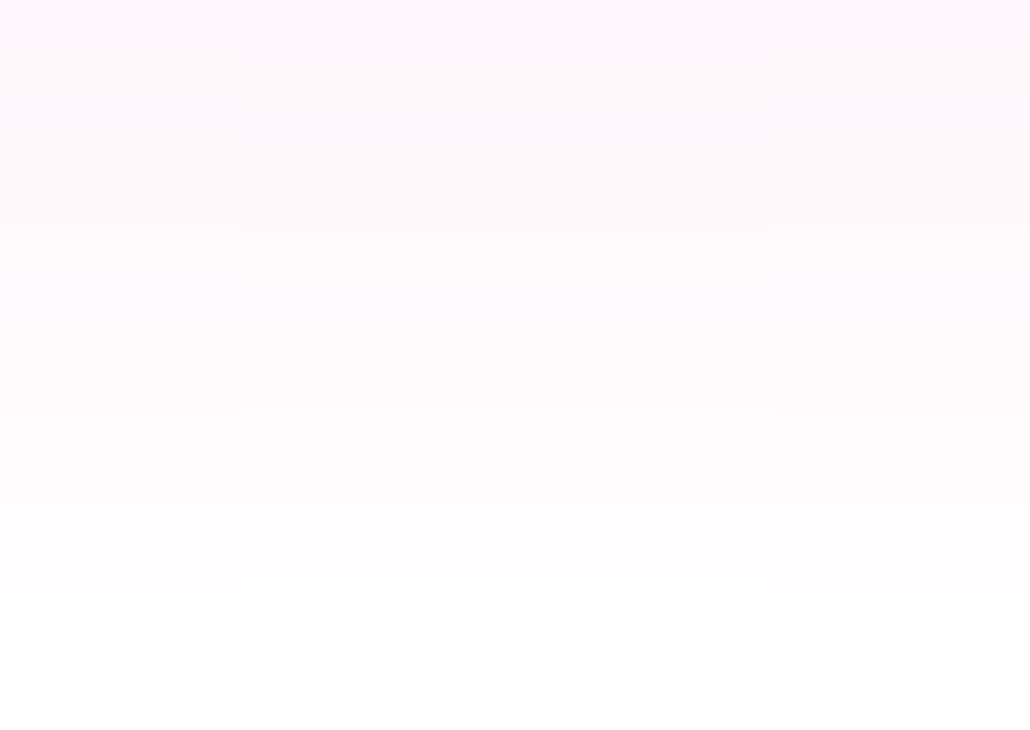
<?xml version="1.0" encoding="UTF-8"?>
<ui version="4.0">
 <class>AddTripWindow</class>
 <widget class="QWidget" name="AddTripWindow">
  <property name="geometry">
   <rect>
    <x>0</x>
    <y>0</y>
    <width>1030</width>
    <height>730</height>
   </rect>
  </property>
  <property name="windowTitle">
   <string>Form</string>
  </property>
  <property name="styleSheet">
   <string notr="true">QWidget{
background: qlineargradient(x1:0, y1:0, x2:0, y2:1, stop:0 rgb(255,247,251), stop:1 rgb(255,255,255)); 
}</string>
  </property>
  <widget class="QWidget" name="widget" native="true">
   <property name="geometry">
    <rect>
     <x>240</x>
     <y>20</y>
     <width>531</width>
     <height>691</height>
    </rect>
   </property>
  </widget>
 </widget>
 <resources/>
 <connections/>
</ui>
